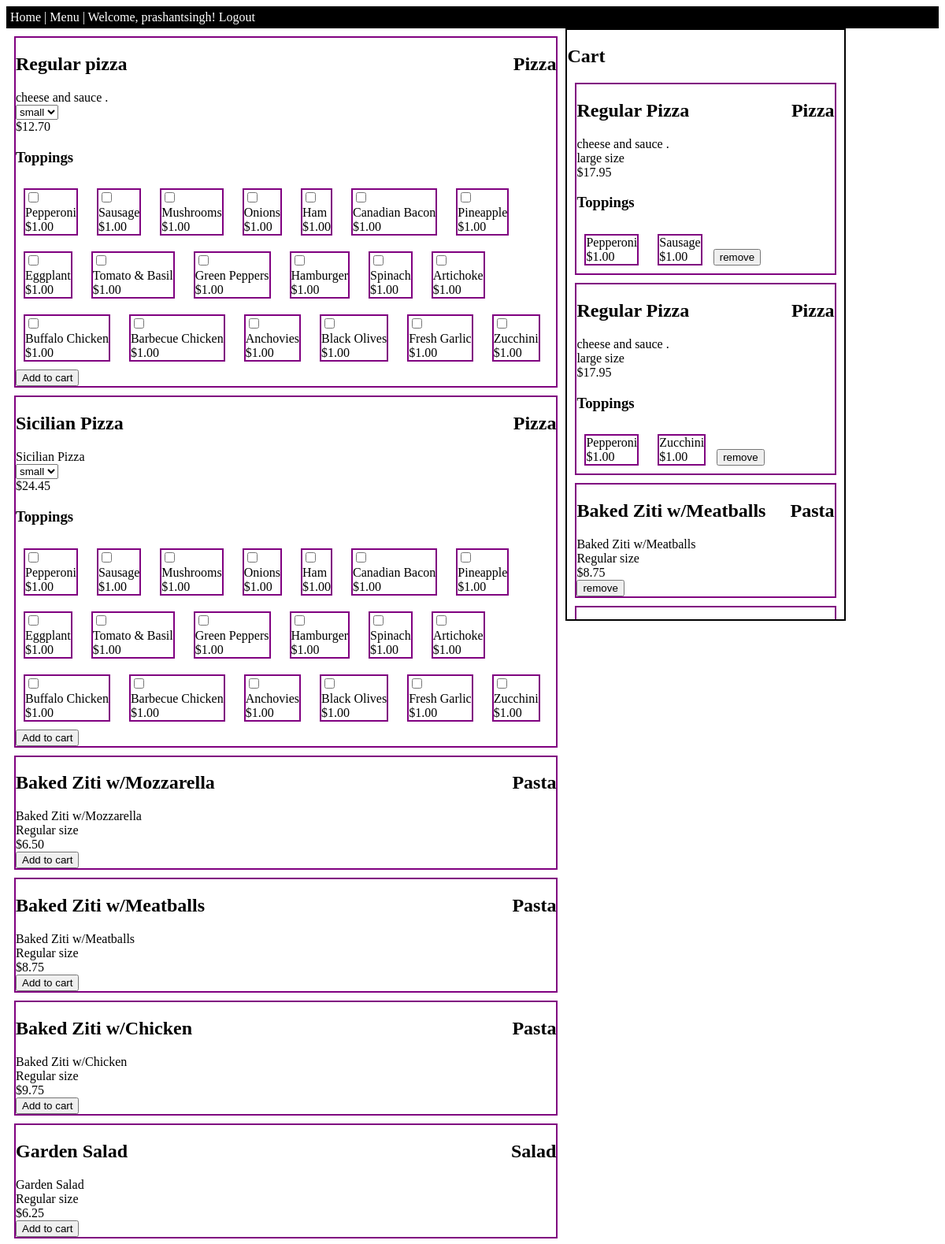
The page /menu/ (signed in, upper part) on the database its author committed.
### orders/models.py (models this page shows, shortened)
class Product(models.Model):
    name        = models.CharField(max_length=64)
    description = models.CharField(max_length=512)
    price       = models.DecimalField(max_digits=10, decimal_places=2, default=0)
    size        = models.ForeignKey(ProductSize, on_delete=models.CASCADE, blank=True, null=True)
    category    = models.ForeignKey(Category, on_delete=models.CASCADE, blank=True, null=True)
    parentProduct = models.ForeignKey('self', on_delete=models.CASCADE, blank=True, null=True)

class Category(models.Model):
    name = models.CharField(max_length=64)
    def __str__(self):
        return f"{self.name}"

class ProductSize(models.Model):
    name = models.CharField(max_length=64)
    def __str__(self):
        return f"{self.name}"

class CartItem(models.Model):
    customer    = models.ForeignKey(User, on_delete=models.CASCADE)
    product     = models.ForeignKey(Product, on_delete=models.CASCADE)
    parent      = models.ForeignKey('self', on_delete=models.CASCADE, blank=True, null=True)

### orders/views.py (the view)
# urls.py: path("menu/", views.menu, name="menu"),
def menu(request):
	toppingCategory = Category.objects.get(name="Topping")
	products 	= Product.objects.filter(parentProduct=None).exclude(category=toppingCategory)
	toppings 	= Product.objects.filter(category=toppingCategory)
	productList = []
	for product in products:
		p = {}
		p["basePizza"] = product
		p["pizzas"] = product.product_set.all()
		productList.append(p)
	user 		= User.objects.get(username=request.user)
	cartItems 	= CartItem.objects.filter(customer=user, parent=None)
	items = []
	for item in cartItems:
		product = {}
		product["cartItem"] = item
		product["cartItemToppings"] = item.cartitem_set.all()
		items.append(product)
	context = {
		"pizzas" : productList,
		"toppings": toppings,
		"cartItems" : items
	}
	return render(request, "orders/menu.html", context)

### orders/templates/orders/menu.html (shortened to what this page needs)
{% extends "orders/base.html" %}
{% block css %}
	{% load static %}
	<link rel="stylesheet" type="text/css" href="{% static 'orders/menu.css' %}">
{% endblock %}
{% block script %}
	{% load static %}
{% endblock %}
{% block body %}
	<div class="products">
		{% for bp in pizzas %}
			<div class="product basepizza" data-id="{{bp.basePizza.id}}" data-cost="{{bp.basePizza.price}}" data-size="{{bp.basePizza.size}}">
				<h2>{{bp.basePizza.name}}</h2>
				<h2 class="category">
					{{bp.basePizza.category}}
				</h2>
				<div class="description">
					{{bp.basePizza.description}}
				</div>
				{% if bp.pizzas %}
					<select name="size">
					{% for pizza in bp.pizzas %}
						<option value="{{pizza.id}}">{{pizza.size}}</option>
					{% endfor %}
					</select>
					<div class="cost">
						{% for pizza in bp.pizzas %}
							<span class="pizza" data-id="{{pizza.id}}" data-cost="{{pizza.price}}" data-size="{{pizza.size}}">${{pizza.price}}</span>
						{% endfor %}
					</div>
				{% else %}
					<div class="size">
						{{bp.basePizza.size}} size
					</div>
					<div class="cost">
						${{bp.basePizza.price}}
					</div>
				{% endif %}
				{% ifequal bp.basePizza.category.id 1 %}
					<h3>Toppings</h3>
					{% for topping in toppings %}
						<div class="product topping" data-id="{{topping.id}}" data-cost="{{topping.price}}">
							<input type="checkbox">
							<div class="name">{{topping.name}}</div>
							<div class="cost">${{topping.price}}</div>
						</div>
					{% endfor %}
				{% endifequal %}
				<button class="addToCart">Add to cart</button>
			</div>
		{% endfor %}
	</div>
	<div id="cartBlock">
		<div>
			<h2>Cart</h2>
		</div>
		<form id="myform" action="/orderConfirmation/" method="post">
			<div id="cart">
				{% for item in cartItems %}
					<div class="product pizza" data-id="{{item.cartItem.product.id}}" data-size="{{item.cartItem.product.size}}" data-cost="{{item.cartItem.product.price}}" data-cartitemid="{{item.cartItem.id}}">
						<h2>{{item.cartItem.product.name}}</h2>
						<h2 class="category">
							{{item.cartItem.product.category}}
						</h2>
						<div class="description">
							{{item.cartItem.product.description}}
						</div>
						<div class="size">
							{{item.cartItem.product.size}} size
						</div>
						<div class="cost">
							${{item.cartItem.product.price}}
						</div>
						{% ifequal item.cartItem.product.category.id 1 %}
							<h3>Toppings</h3>
							{% for cartTopping in item.cartItemToppings %}
								<div class="product topping" data-cost="{{cartTopping.product.price}}" data-id="{{cartTopping.product.id}}">
									<div class="name">{{cartTopping.product.name}}</div>
									<div class="cost">${{cartTopping.product.price}}</div>
								</div>
							{% endfor %}
						{% endifequal %}
						<button class="removeFromCart">remove</button>
					</div>
				{% endfor %}
			</div>
		</form>
	</div>
{% endblock %}

### orders/templates/orders/base.html (shortened to what this page needs)
{% load static %}
<!DOCTYPE html>
<html>
<head>
	<link rel="stylesheet" type="text/css" href="{% static 'orders/base.css' %}">
	{% block css %}
	{% endblock %}
</head>
<body>
	<nav>
		<a href="/">Home</a> |
		{% if user.is_authenticated %}
			<a href="{% url 'menu' %}">Menu</a> |
		    <a href="{% url 'logout' %}">Welcome, {{ user.get_username }}! Logout</a>
		{% else %}
		    <a href="{% url 'login' %}">Welcome new user, please log in</a>
		{% endif %}
	</nav>
	{% block body %}
	{% endblock %}
</body>
</html>

### orders/static/orders/base.css (style rules this page uses)
* { box-sizing: border-box; }
nav { background-color: #000; color: #fff; padding: 5px; }
a { color: #fff; text-decoration: none; }

### orders/static/orders/menu.css (style rules this page uses)
* { box-sizing: border-box; }
div.product { border: 2px solid purple; margin: 10px; position: relative; }
div.topping { display: inline-block; }
div.products { width: 60%; float: left; }
div#cartBlock { width: 30%; height: 94vh; overflow: auto; float: left; border: 2px solid black; }
.category { position: absolute; top: 0px; right: 0px; }

### rows shown on the page
Product: basePizza.name "Regular pizza", basePizza.category "Pizza", basePizza.description "cheese and sauce ."
Product: price "12.70"
Product: name "Pepperoni", price "1.00"
Product: name "Sausage", price "1.00"
Product: name "Mushrooms", price "1.00"
Product: name "Onions", price "1.00"
Product: name "Ham", price "1.00"
Product: name "Canadian Bacon", price "1.00"
Product: name "Pineapple", price "1.00"
Product: name "Eggplant", price "1.00"
Product: name "Tomato & Basil", price "1.00"
Product: name "Green Peppers", price "1.00"
Product: name "Hamburger", price "1.00"
Product: name "Spinach", price "1.00"
Product: name "Artichoke", price "1.00"
Product: name "Buffalo Chicken", price "1.00"
Product: name "Barbecue Chicken", price "1.00"
Product: name "Anchovies", price "1.00"
Product: name "Black Olives", price "1.00"
Product: name "Fresh Garlic", price "1.00"
Product: name "Zucchini", price "1.00"
Product: basePizza.name "Sicilian Pizza", basePizza.category "Pizza", basePizza.description "Sicilian Pizza"
Product: price "24.45"
Product: basePizza.name "Baked Ziti w/Mozzarella", basePizza.category "Pasta", basePizza.description "Baked Ziti w/Mozzarella", basePizza.size "Regular", basePizza.price "6.50"
Product: basePizza.name "Baked Ziti w/Meatballs", basePizza.category "Pasta", basePizza.description "Baked Ziti w/Meatballs", basePizza.size "Regular", basePizza.price "8.75"
Product: basePizza.name "Baked Ziti w/Chicken", basePizza.category "Pasta", basePizza.description "Baked Ziti w/Chicken", basePizza.size "Regular", basePizza.price "9.75"
Product: basePizza.name "Garden Salad", basePizza.category "Salad", basePizza.description "Garden Salad", basePizza.size "Regular", basePizza.price "6.25"
CartItem: cartItem.product.name "Regular Pizza", cartItem.product.category "Pizza", cartItem.product.description "cheese and sauce .", cartItem.product.size "large", cartItem.product.price "17.95"
CartItem: product.name "Pepperoni", product.price "1.00"
CartItem: product.name "Sausage", product.price "1.00"
CartItem: cartItem.product.name "Regular Pizza", cartItem.product.category "Pizza", cartItem.product.description "cheese and sauce .", cartItem.product.size "large", cartItem.product.price "17.95"
CartItem: product.name "Pepperoni", product.price "1.00"
CartItem: product.name "Zucchini", product.price "1.00"
CartItem: cartItem.product.name "Baked Ziti w/Meatballs", cartItem.product.category "Pasta", cartItem.product.description "Baked Ziti w/Meatballs", cartItem.product.size "Regular", cartItem.product.price "8.75"

### other values the page prints
{{ user.get_username }} "prashantsingh"
form field size "small"
